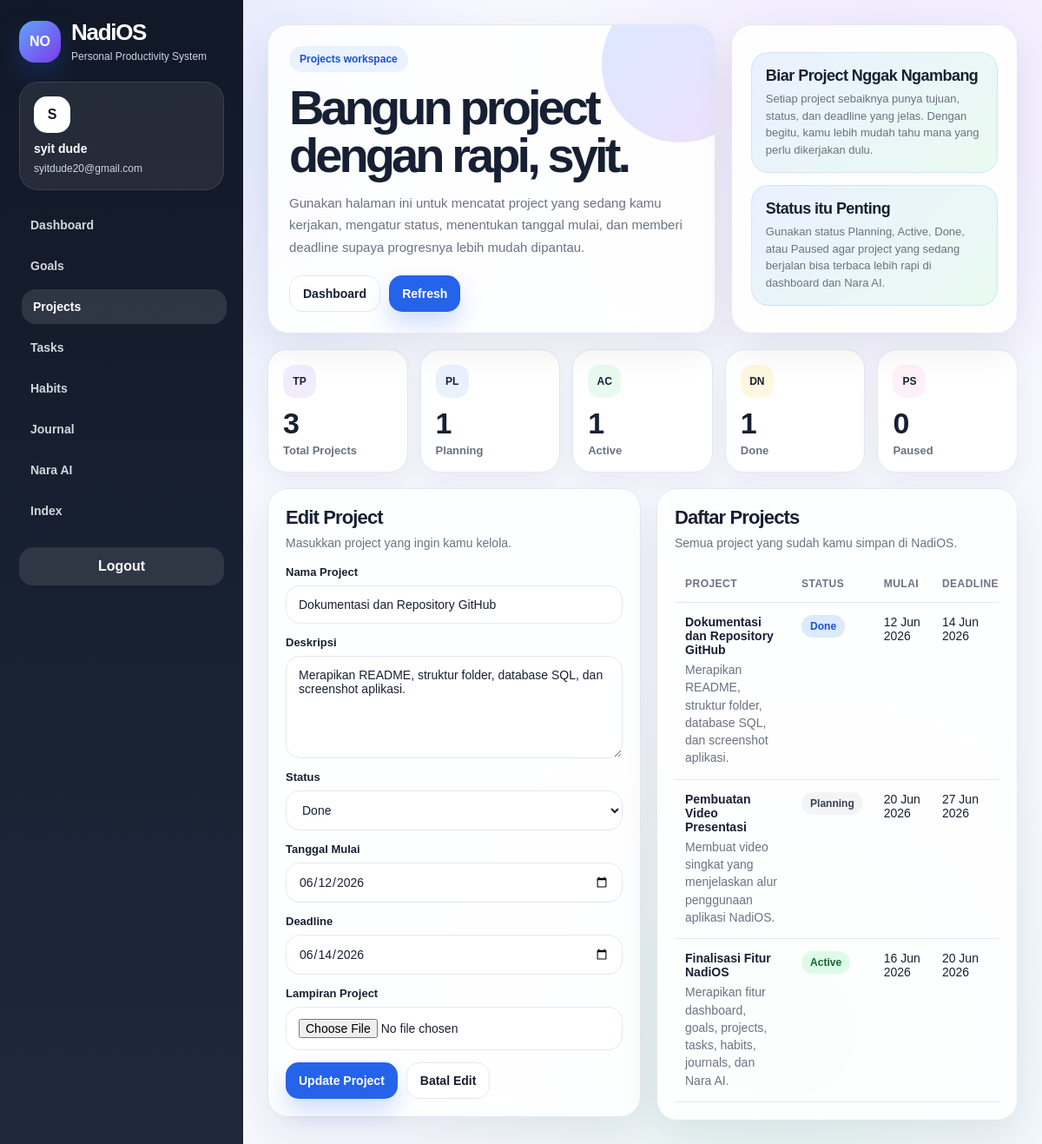
Page /projects.php?edit=3 (signed in) on the committed database.
### tables this page shows
CREATE TABLE `projects` (
  `id` int(11) NOT NULL,
  `user_id` int(11) NOT NULL,
  `name` varchar(150) NOT NULL,
  `description` text DEFAULT NULL,
  `status` enum('Planning','Active','Done','Paused') NOT NULL DEFAULT 'Planning',
  `start_date` date DEFAULT NULL,
  `due_date` date DEFAULT NULL,
  `attachment` varchar(255) DEFAULT NULL,
  `created_at` timestamp NOT NULL DEFAULT current_timestamp()
);

### projects.php (the view, shortened to what this page needs)
<?php
$appName = "NadiOS";
$error = "";
$fullName = $_SESSION["full_name"] ?? "User";
$emailUser = $_SESSION["email"] ?? "";
$userId = (int) ($_SESSION["user_id"] ?? 0);
function e($value): string
{
    return htmlspecialchars((string) ($value ?? ""), ENT_QUOTES, "UTF-8");
}
function formatTanggal($date): string
{
    return date("d M Y", strtotime($date));
}
function badgeClass($status): string
{
    if ($status === "Active") {
        return "badge-green";
    }
    if ($status === "Done") {
        return "badge-blue";
    }
    return "badge-gray";
}
function tableExists($conn, $tableName): bool
{
    $safeTable = mysqli_real_escape_string($conn, $tableName);
    $result = mysqli_query($conn, "SHOW TABLES LIKE '" . $safeTable . "'");
    return $result && mysqli_num_rows($result) > 0;
}
$editMode = false;
$editData = array(
    "id" => "",
    "name" => "",
    "description" => "",
    "status" => "Planning",
    "start_date" => "",
    "due_date" => "",
    "attachment" => ""
);
if ($error === "" && isset($_GET["edit"])) {
    $editId = (int) $_GET["edit"];
    if ($editId > 0) {
        $editStmt = mysqli_prepare($conn, "SELECT * FROM projects WHERE id = ? AND user_id = ?");
        if ($editStmt) {
            mysqli_stmt_bind_param($editStmt, "ii", $editId, $userId);
            mysqli_stmt_execute($editStmt);
            $editResult = mysqli_stmt_get_result($editStmt);
            if ($editResult && mysqli_num_rows($editResult) > 0) {
                $editMode = true;
                $editData = mysqli_fetch_assoc($editResult);
            }
        }
    }
}
$projects = array();
if (tableExists($conn, "projects")) {
    $listStmt = mysqli_prepare($conn, "SELECT * FROM projects WHERE user_id = ? ORDER BY created_at DESC");
    if ($listStmt) {
        mysqli_stmt_bind_param($listStmt, "i", $userId);
        mysqli_stmt_execute($listStmt);
        $listResult = mysqli_stmt_get_result($listStmt);
        if ($listResult) {
            while ($row = mysqli_fetch_assoc($listResult)) {
                $projects[] = $row;
            }
        }
    }
}
$totalProjects = count($projects);
$totalPlanning = 0;
$totalActive = 0;
$totalDone = 0;
$totalPaused = 0;
foreach ($projects as $project) {
    if ($project["status"] === "Planning") {
        $totalPlanning++;
    }
    if ($project["status"] === "Active") {
        $totalActive++;
    }
    if ($project["status"] === "Done") {
        $totalDone++;
    }
}
$fullNameParts = preg_split('/\s+/', trim($fullName));
$firstName = $fullNameParts[0] ?? "User";
?>
<!DOCTYPE html>
<html lang="id">
<head>
</head>
<body>
<div class="app">
    <aside class="sidebar">
        <div class="brand">
            <div class="brand-mark">NO</div>
            <div>
                <h1 class="logo"><?php echo e($appName); ?></h1>
                <p class="sidebar-subtitle">Personal Productivity System</p>
            </div>
        </div>
        <div class="user-card">
            <div class="user-avatar"><?php echo strtoupper(substr(e($fullName), 0, 1)); ?></div>
            <strong><?php echo e($fullName); ?></strong>
            <span><?php echo e($emailUser); ?></span>
        </div>
        <nav class="nav">
            <a href="dashboard.php">Dashboard</a>
            <a href="goals.php">Goals</a>
            <a href="projects.php" class="active">Projects</a>
            <a href="tasks.php">Tasks</a>
            <a href="habits.php">Habits</a>
            <a href="journals.php">Journal</a>
            <a href="ai_assistant.php">Nara AI</a>
            <a href="index.php">Index</a>
        </nav>
        <div class="logout-box">
            <a href="logout.php" class="logout-link">Logout</a>
        </div>
    </aside>
    <main class="content">
        <section class="hero">
            <div class="hero-main">
                <span class="eyebrow">Projects workspace</span>
                <h1>Bangun project dengan rapi, <?php echo e($firstName); ?>.</h1>
                <p>
                     Gunakan halaman ini untuk mencatat project yang sedang kamu kerjakan, mengatur status, menentukan tanggal mulai, dan memberi deadline supaya progresnya lebih mudah dipantau.
                </p>
                <div class="hero-actions">
                    <a href="dashboard.php" class="btn btn-secondary">Dashboard</a>
                    <a href="projects.php" class="btn btn-primary">Refresh</a>
                </div>
            </div>
            <div class="hero-side">
                <div class="tip-card">
                    <strong>Biar Project Nggak Ngambang</strong>
                    <span>
                        Setiap project sebaiknya punya tujuan, status, dan deadline yang jelas. Dengan begitu, kamu lebih mudah tahu mana yang perlu dikerjakan dulu.
                    </span>
                </div>
                <div class="tip-card">
                    <strong>Status itu Penting</strong>
                    <span>
                       Gunakan status Planning, Active, Done, atau Paused agar project yang sedang berjalan bisa terbaca lebih rapi di dashboard dan Nara AI.
                </div>
            </div>
        </section>
        <section class="stats-grid">
            <div class="stat-card"><div class="stat-icon">TP</div><h2><?php echo $totalProjects; ?></h2><p>Total Projects</p></div>
            <div class="stat-card"><div class="stat-icon">PL</div><h2><?php echo $totalPlanning; ?></h2><p>Planning</p></div>
            <div class="stat-card"><div class="stat-icon">AC</div><h2><?php echo $totalActive; ?></h2><p>Active</p></div>
            <div class="stat-card"><div class="stat-icon">DN</div><h2><?php echo $totalDone; ?></h2><p>Done</p></div>
            <div class="stat-card"><div class="stat-icon">PS</div><h2><?php echo $totalPaused; ?></h2><p>Paused</p></div>
        </section>
        <section class="grid">
            <div class="card">
                <div class="section-head">
                    <div>
                        <h2><?php echo $editMode ? "Edit Project" : "Tambah Project"; ?></h2>
                        <p>Masukkan project yang ingin kamu kelola.</p>
                    </div>
                </div>
                <form class="form" action="projects.php" method="POST" enctype="multipart/form-data">
                    <div class="form-group">
                        <label for="name">Nama Project</label>
                        <input
                            type="text"
                            id="name"
                            name="name"
                            class="form-control"
                            placeholder="Contoh: Pengembangan NadiOS"
                            value="<?php echo e($editData["name"]); ?>"
                            required
                        >
                    </div>
                    <div class="form-group">
                        <label for="description">Deskripsi</label>
                        <textarea
                            id="description"
                            name="description"
                            class="form-control"
                            placeholder="Tuliskan ruang lingkup atau tujuan project"
                        ><?php echo e($editData["description"]); ?></textarea>
                    </div>
                    <div class="form-group">
                        <label for="status">Status</label>
                        <select id="status" name="status" class="form-control" required>
                            <option value="Done" <?php if ($editData["status"] === "Done") { echo "selected"; } ?>>Done</option>
                        </select>
                    </div>
                    <div class="form-group">
                        <label for="start_date">Tanggal Mulai</label>
                        <input
                            type="date"
                            id="start_date"
                            name="start_date"
                            class="form-control"
                            value="<?php echo e($editData["start_date"]); ?>"
                        >
                    </div>
                    <div class="form-group">
                        <label for="due_date">Deadline</label>
                        <input
                            type="date"
                            id="due_date"
                            name="due_date"
                            class="form-control"
                            value="<?php echo e($editData["due_date"]); ?>"
                        >
                    </div>
                    <div class="form-group">
                        <label for="attachment">Lampiran Project</label>
                        <input
                            type="file"
                            id="attachment"
                            name="attachment"
                            class="form-control"
                            accept=".pdf,.doc,.docx,.xls,.xlsx,.ppt,.pptx,.txt,.zip,.jpg,.jpeg,.png,.webp"
                        >
                    </div>
                    <div class="form-actions">
                        <button type="submit" class="btn btn-primary">
                            <?php echo $editMode ? "Update Project" : "Tambah Project"; ?>
                        </button>
                        <?php if ($editMode) { ?>
                            <a href="projects.php" class="btn btn-secondary">Batal Edit</a>
                        <?php } ?>
                    </div>
                </form>
            </div>
            <div class="card">
                <div class="section-head">
                    <div>
                        <h2>Daftar Projects</h2>
                        <p>Semua project yang sudah kamu simpan di NadiOS.</p>
                    </div>
                </div>
                <?php if (count($projects) === 0) { ?>
                    <div class="empty">Belum ada project. Tambahkan project pertama melalui form.</div>
                <?php } else { ?>
                    <div class="table-wrapper">
                        <table>
                            <thead>
                                <tr>
                                    <th>Project</th>
                                    <th>Status</th>
                                    <th>Mulai</th>
                                    <th>Deadline</th>
                                </tr>
                            </thead>
                            <tbody>
                                <?php foreach ($projects as $project) { ?>
                                    <tr>
                                        <td>
                                            <div class="project-title"><?php echo e($project["name"]); ?></div>
                                            <div class="project-desc">
                                                <?php
                                                if ($project["description"]) {
                                                    echo e($project["description"]);
                                                } else {
                                                    echo "Tidak ada deskripsi.";
                                                }
                                                ?>
                                            </div>
                                        </td>
                                        <td>
                                            <span class="badge <?php echo badgeClass($project["status"]); ?>">
                                                <?php echo e($project["status"]); ?>
                                            </span>
                                        </td>
                                        <td><?php echo formatTanggal($project["start_date"]); ?></td>
                                        <td><?php echo formatTanggal($project["due_date"]); ?></td>
                                    </tr>
                                <?php } ?>
                            </tbody>
                        </table>
                    </div>
                <?php } ?>
            </div>
        </section>
    </main>
</div>
</body>
</html>

### rows in the picture
projects: name "Dokumentasi dan Repository GitHub", description "Merapikan README, struktur folder, database SQL, dan screenshot aplikasi.", status "Done", start_date "06/12/2026", due_date "06/14/2026", start_date "12 Jun 2026", due_date "14 Jun 2026"
projects: name "Pembuatan Video Presentasi", description "Membuat video singkat yang menjelaskan alur penggunaan aplikasi NadiOS.", status "Planning", start_date "20 Jun 2026", due_date "27 Jun 2026"
projects: name "Finalisasi Fitur NadiOS", description "Merapikan fitur dashboard, goals, projects, tasks, habits, journals, dan Nara AI.", status "Active", start_date "16 Jun 2026", due_date "20 Jun 2026"

### other values in the picture
$appName "NadiOS"
substr(e($fullName), 0, 1) "S"
$fullName "syit dude"
$emailUser "syitdude20@gmail.com"
$firstName "syit"
$totalProjects "3"
$totalPlanning "1"
$totalActive "1"
$totalDone "1"
$totalPaused "0"
